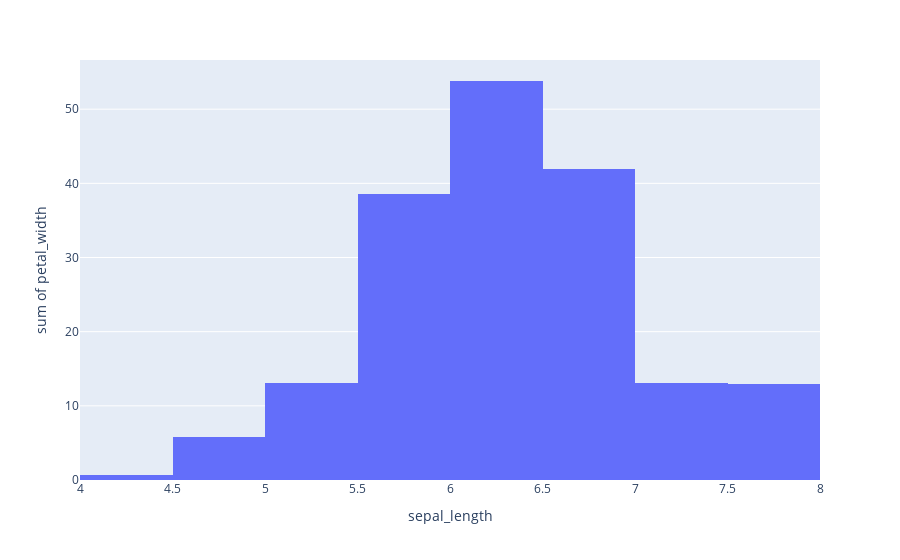

This figure's notebook cell:
### Markdown cell above
Histogram

### Code cell
fig = px.histogram(df, x="sepal_length", y="petal_width") 

fig.show()

### Figure 1 — Plotly figure (JSON) as saved in the notebook; plotly's stock layout.template omitted (floating-point values rounded to 4 significant figures; data arrays with more than 128 entries replaced by an {"elided": "..."} marker saying what was removed)
{"data": [{"alignmentgroup": "True", "bingroup": "x", "histfunc": "sum", "hovertemplate": "sepal_length=%{x}<br>sum of petal_width=%{y}<extra></extra>", "legendgroup": "", "marker": {"color": "#636efa", "pattern": {"shape": ""}}, "name": "", "offsetgroup": "", "orientation": "v", "showlegend": false, "type": "histogram", "x": {"elided": "150 float values"}, "xaxis": "x", "y": {"elided": "150 float values"}, "yaxis": "y"}], "layout": {"barmode": "relative", "legend": {"tracegroupgap": 0}, "margin": {"t": 60}, "xaxis": {"anchor": "y", "domain": [0, 1], "title": {"text": "sepal_length"}}, "yaxis": {"anchor": "x", "domain": [0, 1], "title": {"text": "sum of petal_width"}}}}
